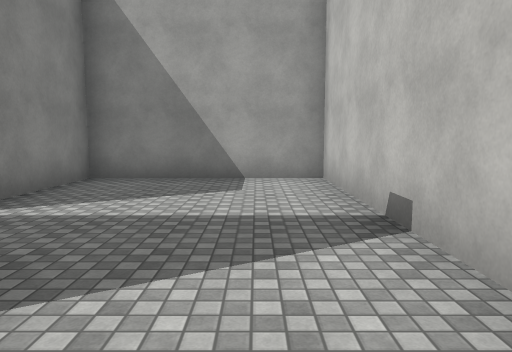
View 1 (above)

16 first-person views from a walk through a scene from a Unity 3-D project. The camera is 1.5 m above the floor, tilts 6° down and sees 70° across. The floor is counted in squares, 2 m on a side. Each view is taken from the middle of a square. On the plan, view 1 faces up. The plan holds only what a view shows up to about 11 squares ahead; the rest is blank. Surface patterns are stand-ins for the level's own textures.

View 2
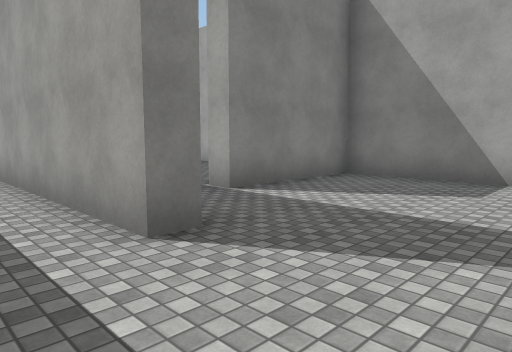

View 3
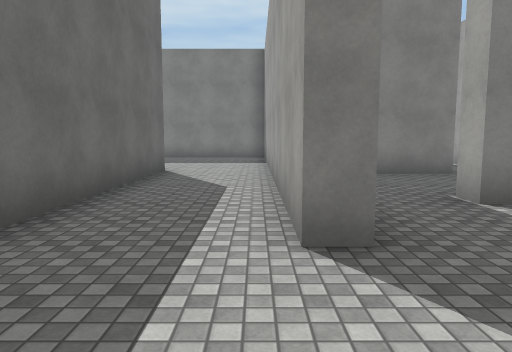

View 4
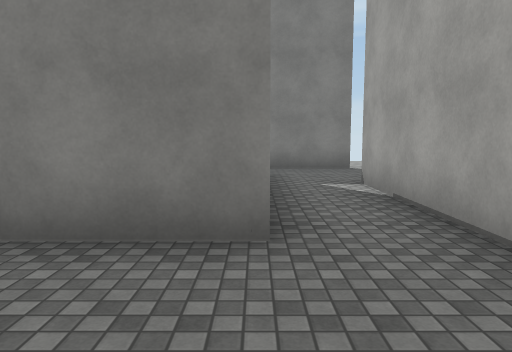

View 5
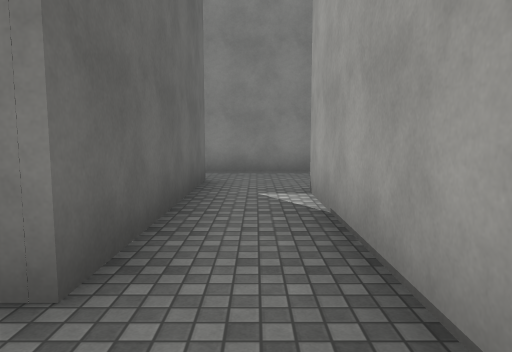

View 6
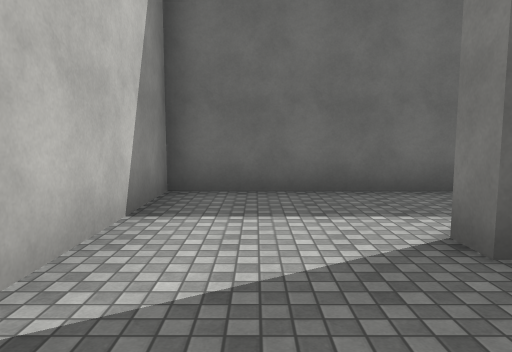

View 7
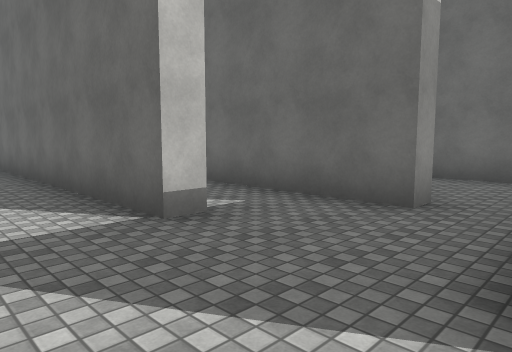

View 8
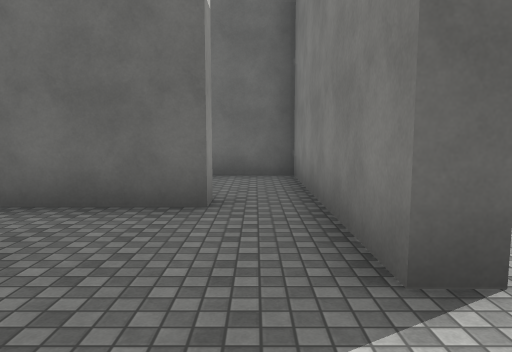

View 9
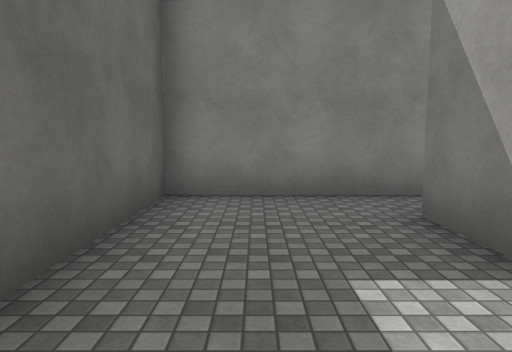

View 10
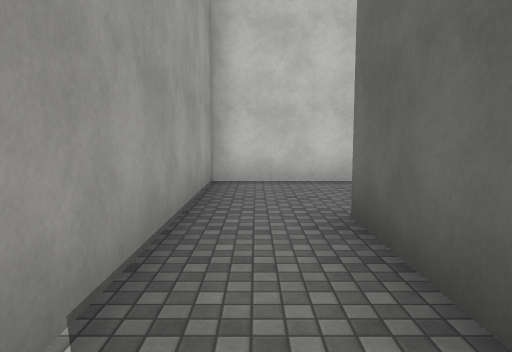

View 11
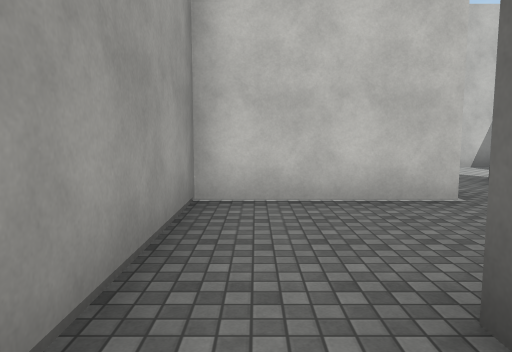

View 12
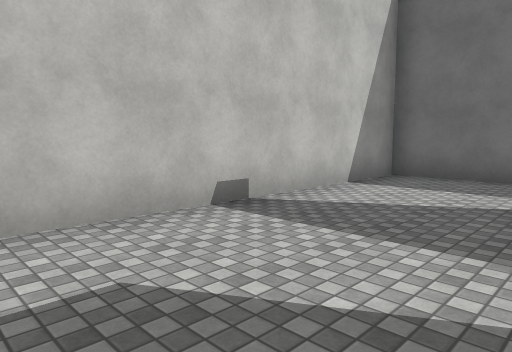

View 13
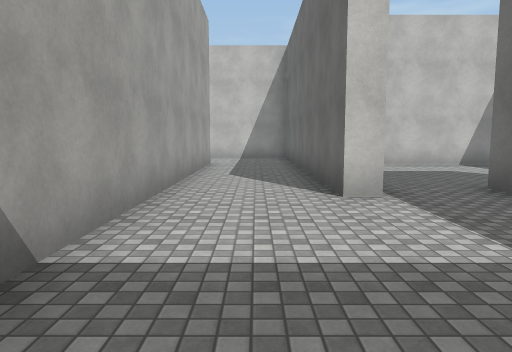

View 14
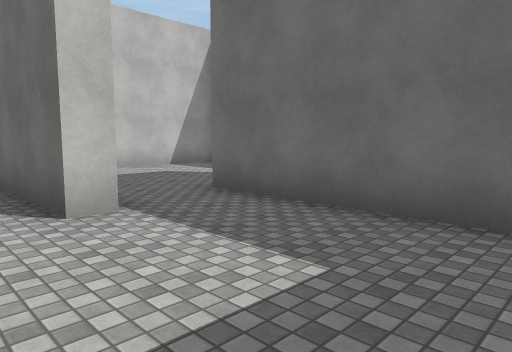

View 15
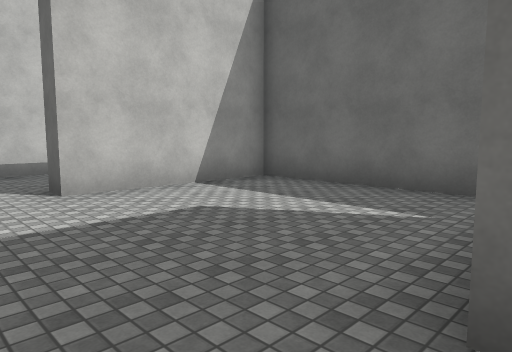

View 16
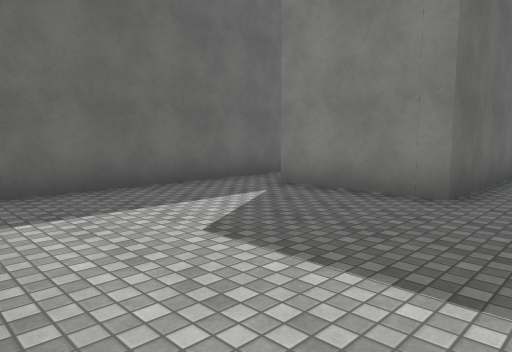

### Floor plan
Points are (right, up) in squares from view 1. A wall is a line through its corners. A room is listed if a view was taken in it or the views show most of it. See-through windows are left out.
Room 1 (views 1, 2, 3, 6, 12)
walls: (-1.5, 1.9) (-1.5, 1.3) (-8.5, 1.3); (-7.4, -1.1) (1.2, -1.1) (1.2, 6.8) (-3.1, 6.8) (-3.1, 3.5) (-3.6, 3.5)
ways out: opening at (-3, 3) to room 2; opening at (-7.5, 0.5) to room 5
Room 2 (views 4, 5, 10, 11)
walls: (-3.6, 3.5) (-3.6, 6.8) (-10, 6.8); (-11.5, 4.6) (-11.5, 5.1) (-6.6, 5.1) (-6.6, 3.1); (-12.8, 7.2) (-12.8, 4.5)
ways out: opening at (-3, 3) to room 1; opening at (-11.5, 7) to room 3; opening at (-12, 5) to room 4
Room 3 (views 7, 8, 16)
walls: (-2, -3.4) (-1.4, -3.4); (1.2, -4.4) (1.2, -3.4); (-10, 6.8) (-10, 7.2) (-3, 7.2); (-13.4, 7.2) (-12.8, 7.2)
ways out: opening at (-11.5, 7) to room 2; opening at (-2, -2.5) to room 6
Room 4 (view 9)
walls: (-10.1, 4.6) (-11.5, 4.6); (-12.8, 4.5) (-12.8, 1.8) (-9.6, 1.8)
ways out: opening at (-12, 5) to room 2
Room 5 (views 13, 14)
walls: (-10.5, -3.4) (-7.6, -3.4); (-7.4, -1.6) (-7.4, -1.1); (-8.5, 1.3) (-10.2, 1.3)
ways out: opening at (-7.5, 0.5) to room 1; opening at (-7, -2.5) to room 6
Room 6 (view 15)
walls: (-7.6, -3.4) (-6.6, -3.4) (-6.6, -6.1); (-8.1, -7.2) (-2, -7.2) (-2, -3.4)
ways out: opening at (-2, -2.5) to room 3; opening at (-7, -2.5) to room 5; gap at (-7, -6)

Positions as (right, up) in squares from view 1, and headings:
1: (0, 0), facing up
2: (1, 0), facing up-left
3: (1, 1), facing left
4: (-4, 5), facing left
5: (-5, 6), facing left
6: (0, 4), facing down
7: (-13, 9), facing down-right
8: (-12, 9), facing down
9: (-8, 3), facing left
10: (-10, 6), facing right
11: (-8, 6), facing right
12: (-2, 6), facing down-right
13: (-12, 0), facing right
14: (-11, 0), facing down-right
15: (-7, -2), facing down-right
16: (-2, -2), facing down-left
